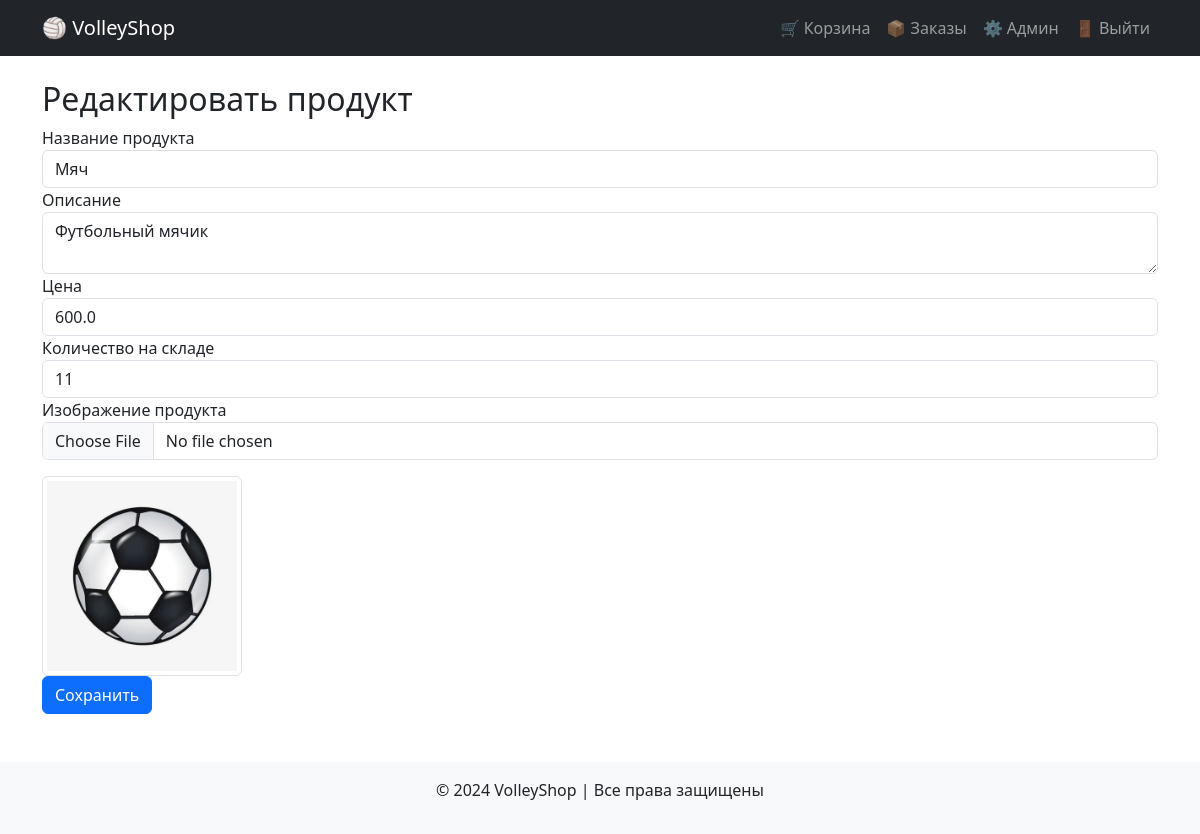
Page /admin/product/1 (signed in) on the committed database.
### models.py (models this page shows, shortened)
class Product(db.Model):
    id = db.Column(db.Integer, primary_key=True)
    name = db.Column(db.String(255), nullable=False)
    description = db.Column(db.Text, nullable=False)
    price = db.Column(db.Float, nullable=False)
    stock = db.Column(db.Integer, default=0)  # Количество на складе
    image = db.Column(db.String(255), nullable=True, default="default.jpg")  # Путь к изображению
    order_items = db.relationship('OrderItem', backref='product', lazy=True)

### routes.py (the view, shortened to what this page needs)
@app_routes.route('/admin/product/<int:product_id>', methods=['GET', 'POST'])
@login_required
def product_detail_admin(product_id):
    if current_user.role != "admin":
        flash('Доступ запрещен!', 'danger')
        return redirect(url_for('app_routes.home'))
    product = Product.query.get_or_404(product_id)
    return render_template('product_detail_admin.html', product=product)

### app.py (called while the page is built)
@login_manager.user_loader
def load_user(user_id):
    return User.query.get(int(user_id))

### templates/product_detail_admin.html (shortened to what this page needs)
{% extends "layout.html" %}
{% block content %}
    <h2>Редактировать продукт</h2>
    <form method="POST" enctype="multipart/form-data">
        <div class="form-group">
            <label for="name">Название продукта</label>
            <input type="text" id="name" name="name" value="{{ product.name }}" class="form-control">
        </div>
        <div class="form-group">
            <label for="description">Описание</label>
            <textarea id="description" name="description" class="form-control">{{ product.description }}</textarea>
        </div>
        <div class="form-group">
            <label for="price">Цена</label>
            <input type="text" id="price" name="price" value="{{ product.price }}" class="form-control">
        </div>
        <div class="form-group">
            <label for="stock">Количество на складе</label>
            <input type="number" id="stock" name="stock" value="{{ product.stock }}" class="form-control">
        </div>
        <div class="form-group">
            <label for="image">Изображение продукта</label>
            <input type="file" id="image" name="image" class="form-control">
            {% if product.image %}
                <img src="{{ url_for('static', filename='images/' + product.image) }}" alt="Product Image" class="img-thumbnail mt-3" style="max-width: 200px;">
            {% endif %}
        </div>
        <button type="submit" class="btn btn-primary">Сохранить</button>
    </form>
{% endblock %}

### rows in the picture
Product: name "Мяч", description "Футбольный мячик", price "600.0", stock "11", image (picture)
